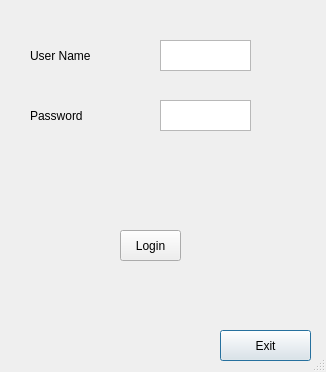
<?xml version="1.0" encoding="UTF-8"?>
<ui version="4.0">
 <class>Dialog</class>
 <widget class="QDialog" name="Dialog">
  <property name="enabled">
   <bool>true</bool>
  </property>
  <property name="geometry">
   <rect>
    <x>0</x>
    <y>0</y>
    <width>326</width>
    <height>372</height>
   </rect>
  </property>
  <property name="windowTitle">
   <string>Dialog</string>
  </property>
  <property name="sizeGripEnabled">
   <bool>true</bool>
  </property>
  <property name="modal">
   <bool>true</bool>
  </property>
  <widget class="QLabel" name="label">
   <property name="geometry">
    <rect>
     <x>30</x>
     <y>40</y>
     <width>111</width>
     <height>31</height>
    </rect>
   </property>
   <property name="layoutDirection">
    <enum>Qt::LeftToRight</enum>
   </property>
   <property name="text">
    <string>User Name</string>
   </property>
  </widget>
  <widget class="QLabel" name="label_2">
   <property name="geometry">
    <rect>
     <x>30</x>
     <y>100</y>
     <width>81</width>
     <height>31</height>
    </rect>
   </property>
   <property name="text">
    <string>Password</string>
   </property>
  </widget>
  <widget class="QToolButton" name="toolButton">
   <property name="geometry">
    <rect>
     <x>120</x>
     <y>230</y>
     <width>61</width>
     <height>31</height>
    </rect>
   </property>
   <property name="text">
    <string>Login</string>
   </property>
  </widget>
  <widget class="QPushButton" name="pushButton">
   <property name="geometry">
    <rect>
     <x>220</x>
     <y>330</y>
     <width>91</width>
     <height>31</height>
    </rect>
   </property>
   <property name="text">
    <string>Exit</string>
   </property>
  </widget>
  <widget class="QTextEdit" name="textEdit">
   <property name="geometry">
    <rect>
     <x>160</x>
     <y>40</y>
     <width>91</width>
     <height>31</height>
    </rect>
   </property>
  </widget>
  <widget class="QTextEdit" name="textEdit_2">
   <property name="geometry">
    <rect>
     <x>160</x>
     <y>100</y>
     <width>91</width>
     <height>31</height>
    </rect>
   </property>
  </widget>
 </widget>
 <resources/>
 <connections/>
</ui>
